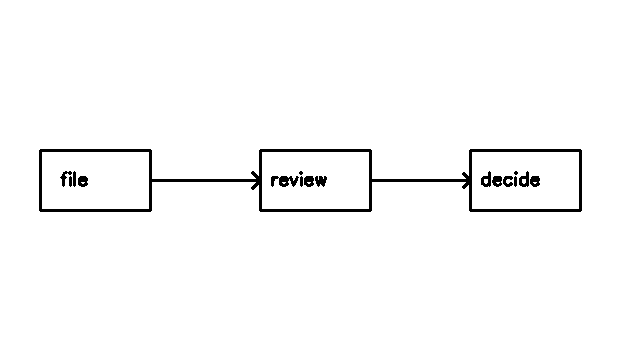
#> input picture intake/samples/CONTRIB-0007_sample.png, 620 x 360 px
$ python -i preprocess.py   (imports and definitions only)
#> lines starting #> are read from the running program, lines starting #| are printed output that depends on the picture; after the words box and inside, x2 and y2 are one past the last pixel; in counts of white or black regions, pixels touching at a corner belong together
"""
Image conditioning for scanned hand-drawn BPMN maps.

Every step here targets a specific recognition challenge enumerated in
Schaefer et al., "Sketch2Process" (IEEE TSE 2023), Section 3:
  - ruled/graph paper adds false lines (g1)     -> remove_ruled_lines
  - rotation / skew from camera capture         -> deskew
  - pencil / faint strokes, uneven lighting     -> binarize (adaptive)
  - background noise, punch holes, bleed-through -> denoise + autocrop
Local-first: pure OpenCV/NumPy, no network, no cloud OCR.
"""
from __future__ import annotations
import cv2
import numpy as np
from dataclasses import dataclass, field, asdict


@dataclass
class ConditionReport:
    steps: list = field(default_factory=list)
    skew_deg: float = 0.0
    in_shape: tuple = (0, 0)
    out_shape: tuple = (0, 0)

    def dict(self):
        return asdict(self)


def _to_gray(img: np.ndarray) -> np.ndarray:
    if img.ndim == 3:
        return cv2.cvtColor(img, cv2.COLOR_BGR2GRAY)
    return img


def estimate_skew(gray: np.ndarray) -> float:
    """Estimate small page skew (degrees) from the dominant text/line orientation."""
    inv = cv2.bitwise_not(gray)
    thr = cv2.threshold(inv, 0, 255, cv2.THRESH_BINARY + cv2.THRESH_OTSU)[1]
    coords = np.column_stack(np.where(thr > 0))
    if len(coords) < 50:
        return 0.0
    angle = cv2.minAreaRect(coords.astype(np.float32))[-1]
    # normalise minAreaRect angle to [-45, 45]
    if angle < -45:
        angle = 90 + angle
    if angle > 45:
        angle = angle - 90
    return float(angle)


def deskew(gray: np.ndarray, angle: float) -> np.ndarray:
    if abs(angle) < 0.2:
        return gray
    h, w = gray.shape[:2]
    m = cv2.getRotationMatrix2D((w / 2, h / 2), angle, 1.0)
    return cv2.warpAffine(gray, m, (w, h), flags=cv2.INTER_CUBIC,
                          borderMode=cv2.BORDER_REPLICATE)


def remove_ruled_lines(gray: np.ndarray) -> np.ndarray:
    """Suppress long thin horizontal/vertical rules (graph/lined paper, g1).

    Detects lines far longer than a pen stroke and lightens them, leaving
    the hand-drawn strokes intact.
    """
    bw = cv2.adaptiveThreshold(gray, 255, cv2.ADAPTIVE_THRESH_MEAN_C,
                               cv2.THRESH_BINARY_INV, 25, 15)
    h, w = gray.shape[:2]
    hk = cv2.getStructuringElement(cv2.MORPH_RECT, (max(20, w // 30), 1))
    vk = cv2.getStructuringElement(cv2.MORPH_RECT, (1, max(20, h // 30)))
    horiz = cv2.morphologyEx(bw, cv2.MORPH_OPEN, hk)
    vert = cv2.morphologyEx(bw, cv2.MORPH_OPEN, vk)
    lines = cv2.dilate(cv2.bitwise_or(horiz, vert),
                       cv2.getStructuringElement(cv2.MORPH_RECT, (3, 3)))
    out = gray.copy()
    out[lines > 0] = 255
    return out


def binarize(gray: np.ndarray) -> np.ndarray:
    """Adaptive threshold — robust to uneven lighting / pencil (returns 0/255)."""
    return cv2.adaptiveThreshold(gray, 255, cv2.ADAPTIVE_THRESH_GAUSSIAN_C,
                                 cv2.THRESH_BINARY, 31, 10)


def autocrop(bw: np.ndarray, pad: int = 24) -> np.ndarray:
    inv = cv2.bitwise_not(bw)
    inv = cv2.medianBlur(inv, 3)
    ys, xs = np.where(inv > 0)
    if len(xs) == 0:
        return bw
    x0, x1 = max(0, xs.min() - pad), min(bw.shape[1], xs.max() + pad)
    y0, y1 = max(0, ys.min() - pad), min(bw.shape[0], ys.max() + pad)
    return bw[y0:y1, x0:x1]


def condition(img: np.ndarray, *, do_deskew=True, do_delined=True,
              do_denoise=True, do_binarize=True, do_autocrop=True):
    """Run the conditioning pipeline. Returns (image, ConditionReport)."""
    rep = ConditionReport(in_shape=tuple(img.shape[:2]))
    g = _to_gray(img); rep.steps.append("grayscale")
    if do_denoise:
        g = cv2.fastNlMeansDenoising(g, None, 7, 7, 21); rep.steps.append("denoise")
    if do_deskew:
        rep.skew_deg = estimate_skew(g)
        g = deskew(g, rep.skew_deg); rep.steps.append(f"deskew({rep.skew_deg:.2f}deg)")
    if do_delined:
        g = remove_ruled_lines(g); rep.steps.append("remove_ruled_lines")
    out = binarize(g) if do_binarize else g
    if do_binarize:
        rep.steps.append("binarize")
    if do_autocrop and do_binarize:
        out = autocrop(out); rep.steps.append("autocrop")
    rep.out_shape = tuple(out.shape[:2])
    return out, rep


def load_image(data: bytes) -> np.ndarray:
    arr = np.frombuffer(data, np.uint8)
    img = cv2.imdecode(arr, cv2.IMREAD_COLOR)
    if img is None:
        raise ValueError("Could not decode image bytes")
    return img


def encode_png(img: np.ndarray) -> bytes:
    ok, buf = cv2.imencode(".png", img)
    if not ok:
        raise RuntimeError("PNG encode failed")
    return buf.tobytes()

>>> import cv2
>>> picture = cv2.imread('samples/CONTRIB-0007_sample.png')
#> picture is the input picture: shape (360, 620, 3); 97.8% white; 17 black regions (2 under 20 px), largest, box (x1, y1, x2, y2) and area: (39, 149, 582, 212) 3782, (271, 176, 299, 187) 188, (519, 171, 529, 187) 96
>>> result = condition(picture)
#> in estimate_skew, `coords = np.column_stack(np.where(thr > 0))`: coords = 4893 pairs, first value 149 to 211, second value 39 to 581
#> in estimate_skew, `angle = cv2.minAreaRect(coords.astype(np.float32))[-1]`: angle = -90
#> in estimate_skew, `angle = 90 + angle`: angle = 0
#> in remove_ruled_lines, `horiz = cv2.morphologyEx(bw, cv2.MORPH_OPEN, hk)`:
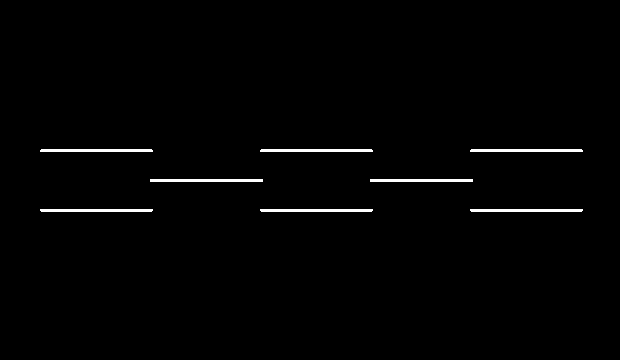
#> horiz: shape (360, 620); 1.2% white; 8 white regions, largest, box (x1, y1, x2, y2) and area: (150, 179, 263, 182) 339, (40, 149, 153, 152) 337, (260, 149, 373, 152) 337
#> in remove_ruled_lines, `vert = cv2.morphologyEx(bw, cv2.MORPH_OPEN, vk)`:
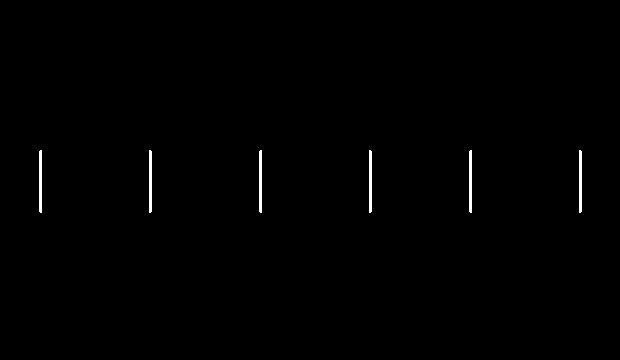
#> vert: shape (360, 620); 0.5% white; 6 white regions, box (x1, y1, x2, y2) and area: (39, 150, 42, 213) 187, (149, 150, 152, 213) 187, (259, 150, 262, 213) 187, (369, 150, 372, 213) 187, (469, 150, 472, 213) 187, (579, 150, 582, 213) 187
#> in remove_ruled_lines, `lines = cv2.dilate(cv2.bitwise_or(horiz, vert), cv2.getStructuringElem..`:
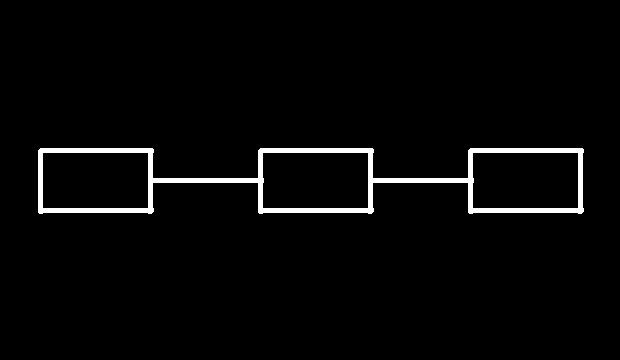
#> lines: shape (360, 620); 2.8% white; 1 white region, box (x1, y1, x2, y2) and area: (38, 148, 584, 214) 6149
#> in remove_ruled_lines, `out[lines > 0] = 255`:
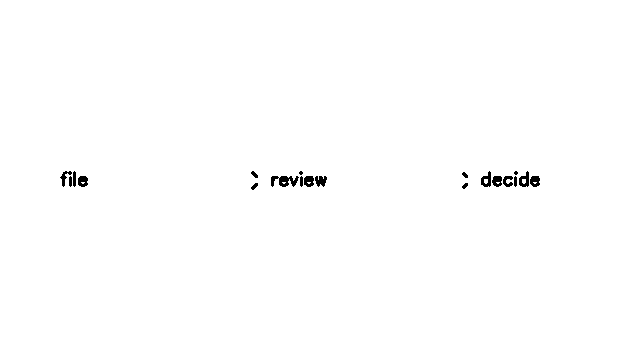
#> out: shape (360, 620); 99.5% white; 20 black regions (2 under 20 px), largest, box (x1, y1, x2, y2) and area: (271, 176, 299, 187) 188, (519, 171, 529, 187) 96, (481, 171, 491, 187) 95
#> in autocrop, `inv = cv2.medianBlur(inv, 3)`: inv: shape (360, 620); 0.56% white; 12 white regions (2 under 20 px), largest, box (x1, y1, x2, y2) and area: (481, 172, 517, 187) 287, (300, 176, 327, 187) 218, (519, 172, 540, 187) 190
#> in autocrop, `ys, xs = np.where(inv > 0)`: ys = 1241 values from 171 to 189; xs = 1241 values, max 539 at index 452, min 61 at index 130, mean 343.8
#> in autocrop, `x0, x1 = max(0, xs.min() - pad), min(bw.shape[1], xs.max() + pad)`: x0 = 37; x1 = 563
#> in autocrop, `y0, y1 = max(0, ys.min() - pad), min(bw.shape[0], ys.max() + pad)`: y0 = 147; y1 = 213
#> in autocrop, `return bw[y0:y1, x0:x1]`:
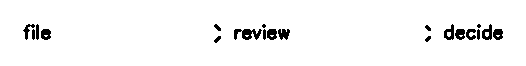
#> returned value: shape (66, 526); 96.5% white; 20 black regions (2 under 20 px), largest, box (x1, y1, x2, y2) and area: (234, 29, 262, 40) 188, (482, 24, 492, 40) 96, (444, 24, 454, 40) 95
